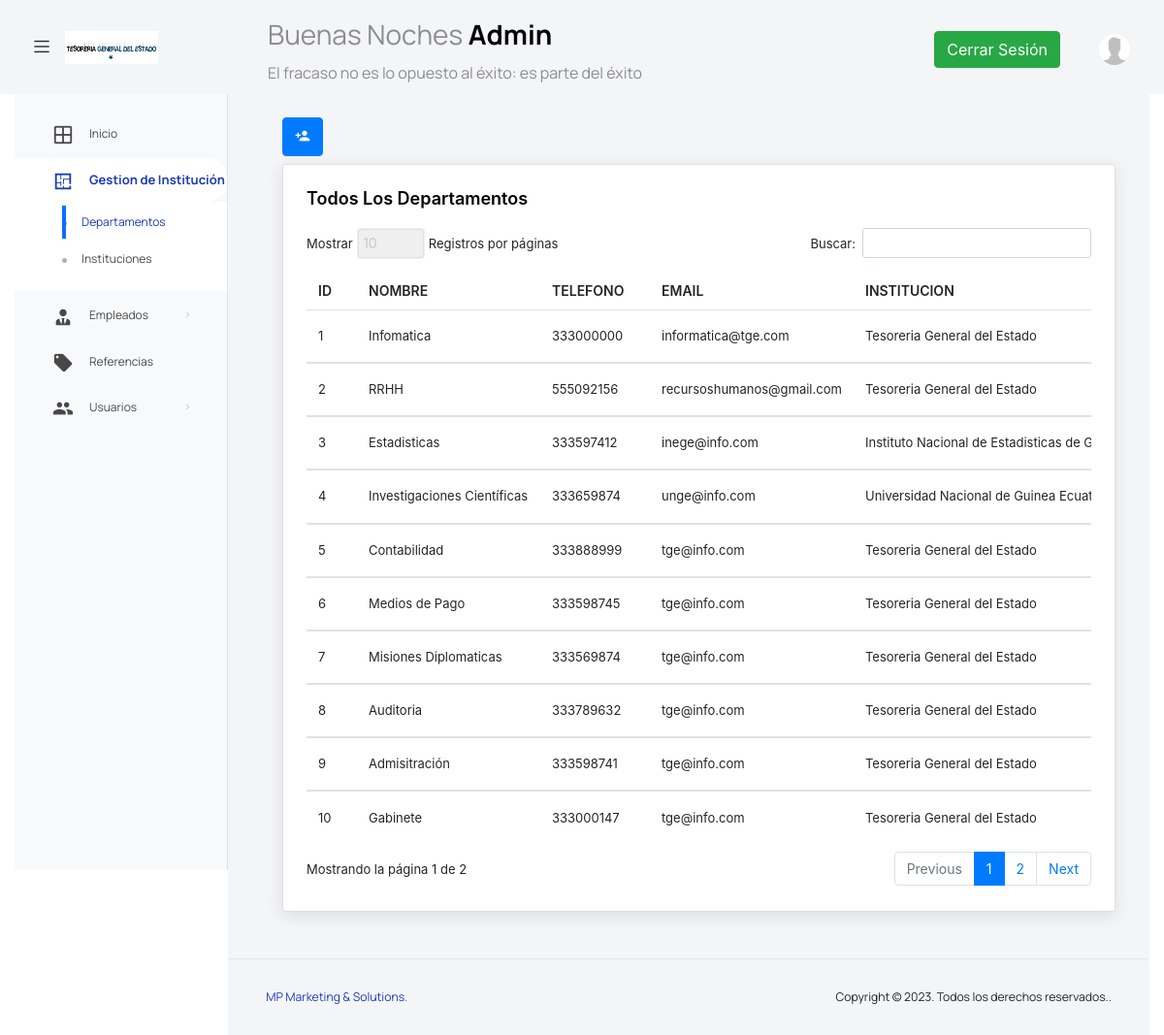
The app's page /admin/departamentos.php (signed in) with its own data.
### tables this page shows
CREATE TABLE `departementos` (
  `Id` int(4) NOT NULL,
  `Nombre` varchar(80) NOT NULL,
  `Telefono` varchar(15) DEFAULT NULL,
  `Email` varchar(100) DEFAULT NULL,
  `Institucion` int(3) DEFAULT NULL
);

CREATE TABLE `instituciones` (
  `Id` int(5) NOT NULL,
  `Nombre` varchar(100) DEFAULT NULL,
  `Nombre_Corto` varchar(10) DEFAULT NULL
);

### componentes/tabla_departamentos.php (the view, shortened to what this page needs)
<div class="row">
    <div class="col-lg-6 mb-2">
        <a href="../admin/nuevoDepartamento.php" class="btn btn-primary"><i class="mdi mdi-account-plus"></i></a>
    </div>
</div>
<div class="col-lg-12 grid-margin stretch-card">
    <div class="card">
        <div class="card-body">
            <div class="row">
                <div class="col-lg-6">
                    <h4 class="card-title">Todos los Departamentos</h4>
                </div>
            </div>
            <div class="table-responsive">
                <table id="myTable" class="table table-hover">
                    <thead>
                        <tr>
                            <th>ID</th>
                            <th>NOMBRE</th>
                            <th>TELEFONO</th>
                            <th>EMAIL</th>
                            <th>INSTITUCION</th>
                        </tr>
                    </thead>
                    <tbody>
                        <?php while ($row_departamentos = $departamentos->fetch_assoc()) {  ?>
                            <tr>
                                <td> <?= $row_departamentos['Id']; ?></td>
                                <td> <?= $row_departamentos['Nombre']; ?></td>
                                <td> <?= $row_departamentos['Telefono']; ?></td>
                                <td> <?= $row_departamentos['Email']; ?></td>
                                <?php
                                $id_institucion = $row_departamentos['Institucion'];
                                $sql1 = "SELECT * FROM instituciones WHERE Id=$id_institucion";
                                $resultado = mysqli_query($conn, $sql1);
                                $fila1 = mysqli_fetch_assoc($resultado);
                                $institucion = $fila1['Nombre'];
                                ?>
                                <td><?= $institucion ?></td>
                            </tr>
                        <?php } ?>
                    </tbody>
                </table>
            </div>
        </div>
    </div>
</div>

### componentes/head.php (style rules this page uses)
.table th, .table td { vertical-align: middle; }
.table th { font-weight: 600; }

### records on screen
departementos: Id "1", Nombre "Infomatica", Telefono "333000000", Email "informatica@tge.com", Institucion.Nombre "Tesoreria General del Estado"
departementos: Id "2", Nombre "RRHH", Telefono "555092156", Email "recursoshumanos@gmail.com", Institucion.Nombre "Tesoreria General del Estado"
departementos: Id "3", Nombre "Estadisticas", Telefono "333597412", Email "inege@info.com", Institucion.Nombre "Instituto Nacional de Estadisticas de…"
departementos: Id "4", Nombre "Investigaciones Científicas", Telefono "333659874", Email "unge@info.com", Institucion.Nombre "Universidad Nacional de Guinea…"
departementos: Id "5", Nombre "Contabilidad", Telefono "333888999", Email "tge@info.com", Institucion.Nombre "Tesoreria General del Estado"
departementos: Id "6", Nombre "Medios de Pago", Telefono "333598745", Email "tge@info.com", Institucion.Nombre "Tesoreria General del Estado"
departementos: Id "7", Nombre "Misiones Diplomaticas", Telefono "333569874", Email "tge@info.com", Institucion.Nombre "Tesoreria General del Estado"
departementos: Id "8", Nombre "Auditoria", Telefono "333789632", Email "tge@info.com", Institucion.Nombre "Tesoreria General del Estado"
departementos: Id "9", Nombre "Admisitración", Telefono "333598741", Email "tge@info.com", Institucion.Nombre "Tesoreria General del Estado"
departementos: Id "10", Nombre "Gabinete", Telefono "333000147", Email "tge@info.com", Institucion.Nombre "Tesoreria General del Estado"

### other values on screen
$saludo "Buenas Noches"
$usuario "Admin"
